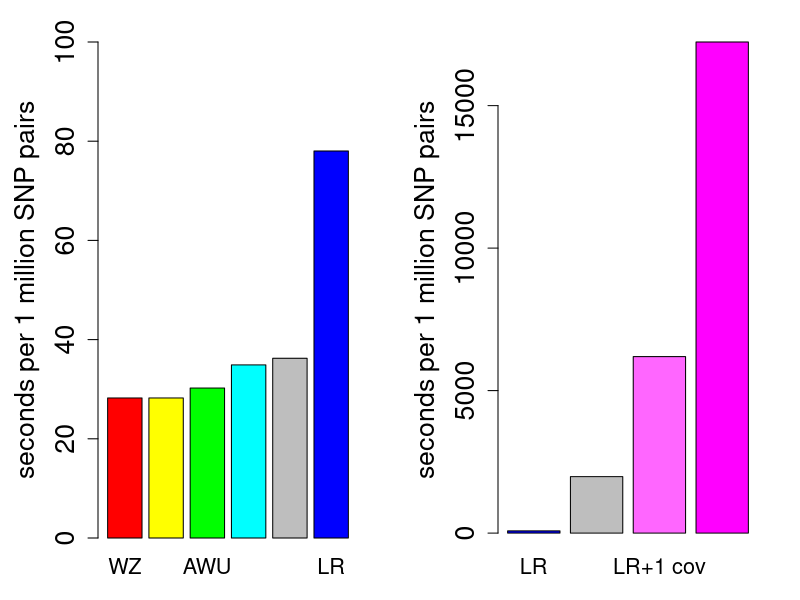
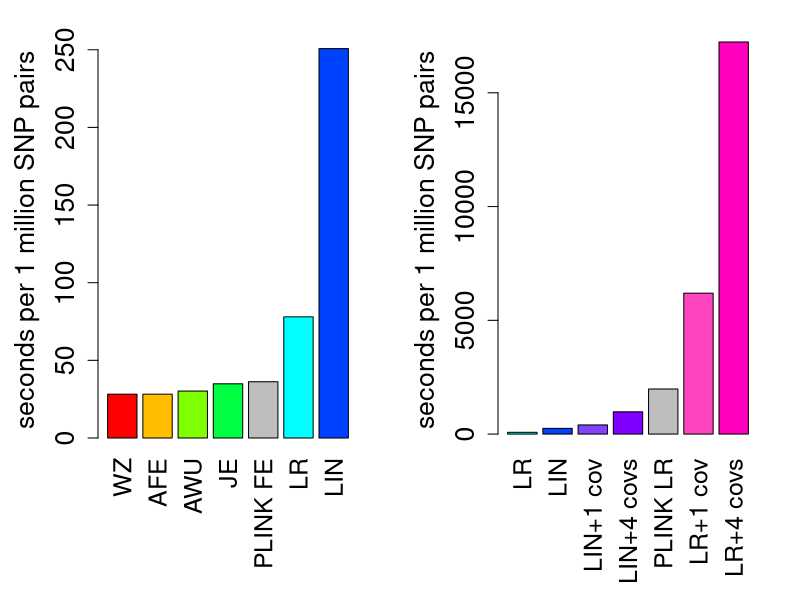

Write R code to recreate these figures, in order.


setwd("K:/code/cassi/docs")
 
##graphs for CASSI website
run.times<-c(127, 127, 136, 157, 163, 351, 8914, 27859, 77520)
timePerMil<-(run.times/4498500)*10^6
   timePerMil
   
labels<-c("WZ", "AFE", "AWU", "JE", "PLINK FE", "LR", "PLINK LR", "LR+1 cov", "LR+4 covs")

colours<-c(rainbow(6)[1], rainbow(6)[2], rainbow(6)[3], rainbow(6)[4], "grey", rainbow(6)[5], "grey", "#FF66FFFF", rainbow(6)[6])


png("runtimesCASSI.png", height=600, width=1000, bg="white")
par(mfrow=c(1,2), mar=c(3.1, 4.9, 2.1, 2.1))

barplot(timePerMil[1:6], names=labels[1:6], col=colours[1:6], ylab="seconds per 1 million SNP pairs", ylim=c(0,100), cex.names=1.3, cex.axis=1.6, cex.lab=1.6)

barplot(timePerMil[6:9], names=labels[6:9], col=colours[6:9], ylab="seconds per 1 million SNP pairs", cex.names=1.3,  cex.axis=1.6, cex.lab=1.6)

dev.off()

######################################################################################################
####plot update version with linear regression

setwd("K:/code/cassi/docs")
 
##graphs for CASSI website
run.times<-c(127, 127, 136, 157, 163, 351, 1128, 1810, 4403, 8914, 27859, 77520)
timePerMil<-(run.times/4498500)*10^6
   timePerMil
   
labels<-c("WZ", "AFE", "AWU", "JE", "PLINK FE", "LR", "LIN", "LIN+1 cov", "LIN+4 covs", "PLINK LR", "LR+1 cov", "LR+4 covs")

colours<-c(rainbow(8)[1], rainbow(8)[2], rainbow(8)[3], rainbow(8)[4], "grey", rainbow(8)[5], rainbow(8)[6], "#8044FFFF", rainbow(8)[7], "grey", "#FF44BFFF", rainbow(8)[8])


png("runtimesCASSI2.png", height=600, width=1000, bg="white")
par(mfrow=c(1,2), mar=c(8.1, 4.9, 2.1, 2.1))

barplot(timePerMil[1:7], names.arg=labels[1:7], col=colours[1:7], ylab="seconds per 1 million SNP pairs", ylim=c(0,255), cex.names=1.5, cex.axis=1.6, cex.lab=1.6, las=3)

barplot(timePerMil[6:12], names.arg=labels[6:12], col=colours[6:12], ylab="seconds per 1 million SNP pairs", cex.names=1.5,  cex.axis=1.6, cex.lab=1.6, las=3)

dev.off()

